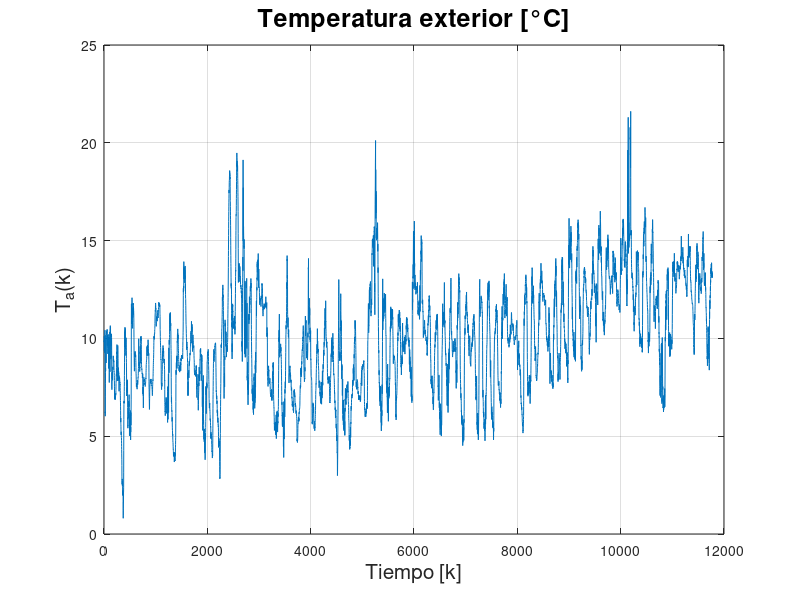

Write MATLAB code to recreate this figure. (Note: this script raises an error after producing the figure.)
clear
close all
clc

%% (a) %%

addpath('ejercicio_2\p2\')
addpath('ejercicio_2\p2\Toolbox difuso\')

% Cargamos data
load('temperatura_10min.mat');

figure()
plot(temperatura);
grid on;
title('Temperatura exterior [°C]', 'FontSize', 18);
xlabel('Tiempo [k]', 'FontSize', 15);
ylabel('T_a(k)', 'FontSize', 15);

%% Parámetros del modelo %%
max_regs = 100;
max_clusters = 10;
porcentajes = [60 20 20];
[y, x] = autoregresores(temperatura, [], max_regs, 0);

[Y.ent, Y.test, Y.val, X.ent, X.test, X.val] = separar_datos(y, x, porcentajes);

%% Optimizar modelo - Reglas %%
[err_test, err_ent] = clusters_optimo(Y.test, Y.ent, X.test, X.ent, max_clusters);
figure()
plot(err_test, 'b','LineWidth', 2)
hold on
plot(err_ent, 'r','LineWidth', 2)

% Encontrar el punto más bajo del gráfico de error de test y agregar un círculo
[min_error_test, idx_optimo] = min(err_test);
plot(idx_optimo, min_error_test, 'bo', 'MarkerSize', 10, 'LineWidth', 2, 'MarkerFaceColor', 'b');

title('Error de test y entrenamiento', 'FontSize', 18)
xlabel('Número de reglas', 'FontSize', 15)
ylabel('Error', 'FontSize', 15)

% Agregar el número de reglas óptimo en la leyenda
legend('Error de test', 'Error de entrenamiento', sprintf('Reglas óptimas = %d', idx_optimo))

ax = gca;
ax.FontSize = 15;
grid on
set(gcf,'color','w');

%% Optimizar modelo - Regresores %%
clusters = 1; % numero de clusters elegido anteriormente
num_iter = 20; % Número de iteraciones
[rmse_values,y_hat,model,x_optim_ent, x_optim_test, x_optim_val, eliminated_regressors, minJ] = optimize_model(Y, X, clusters, num_iter);

%% Plot Predicciones %%
y_hat_ = ysim(x_optim_test, model.a, model.b, model.g);
figure()
plot(Y.test, '.b')
hold on
plot(y_hat_, 'r')
hold off
legend('Valor real', 'Valor predicho')
xlabel('Número de muestras', 'FontSize', 15)
ylabel('Valores', 'FontSize', 15)
set(gcf, 'color', 'w');
grid on
title('Predicción a 1 paso en test', 'FontSize', 18);


